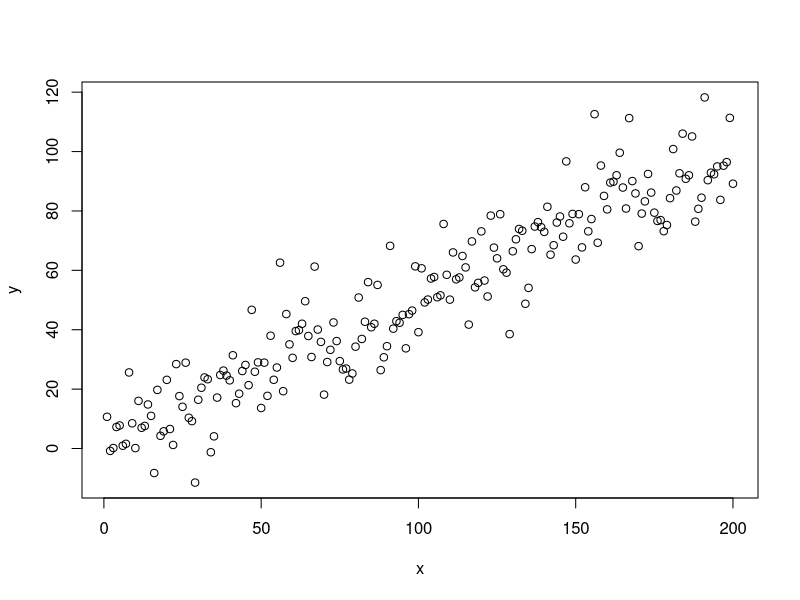
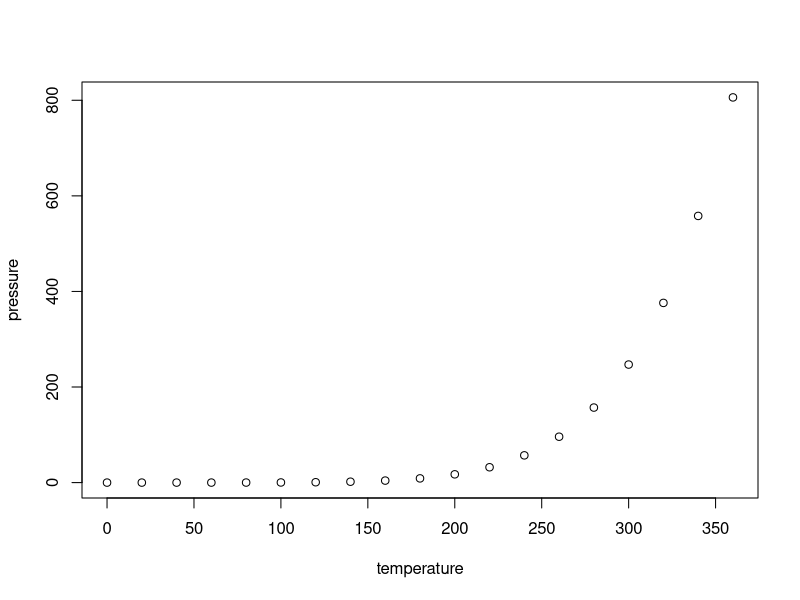

Reproduce these figures in R, in order.
## ---- chunk 1
knitr::opts_chunk$set(echo = TRUE)
## ---- chunk 2
a <- 5
b <- 2
a+b
## ---- chunk 3
x <- c(1:200)
y <- x/2 + rnorm(100,0,10)
plot(x,y)
## ---- chunk 4
summary(cars)
## ---- chunk 5
plot(pressure)
